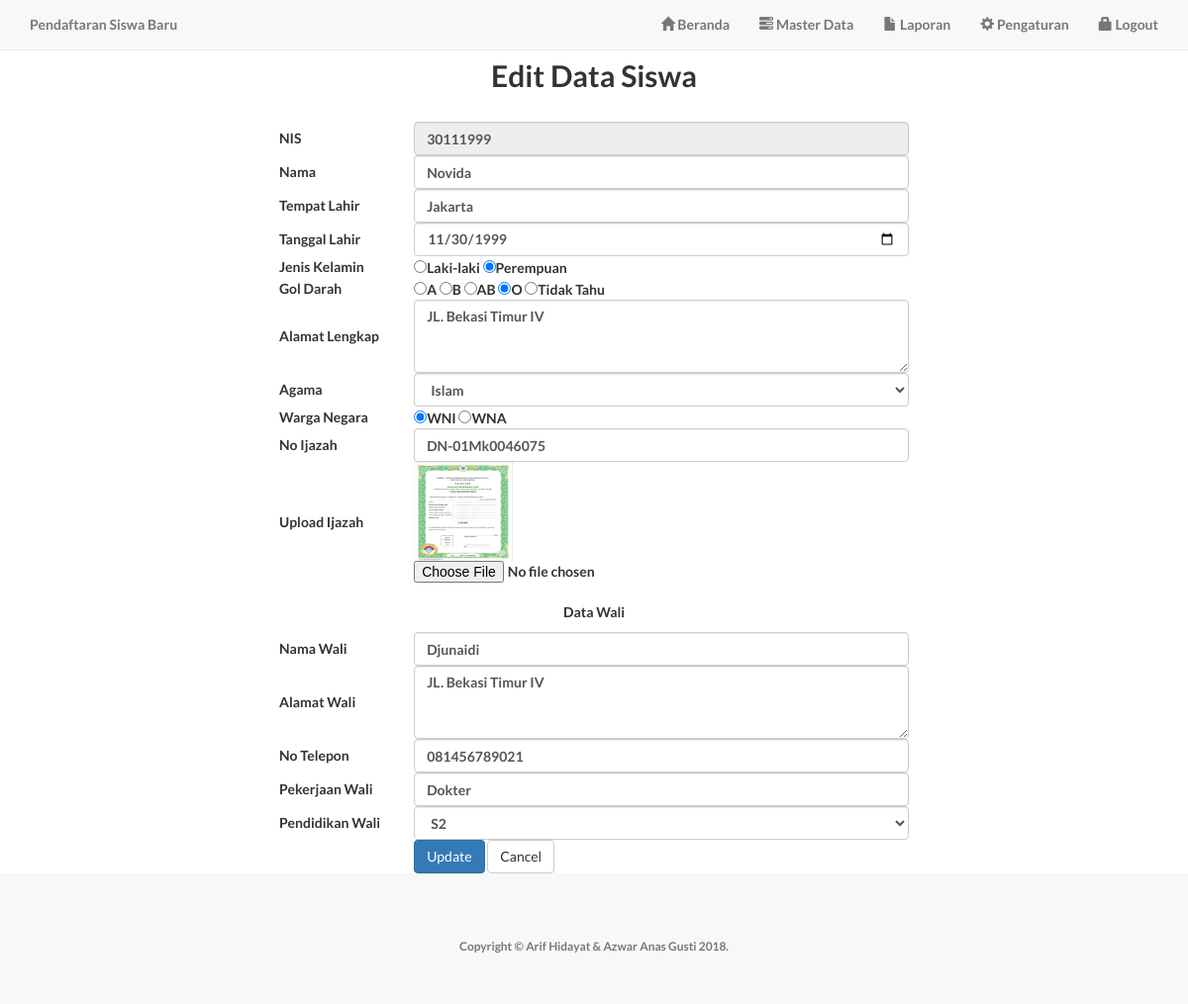
The app's page /admin/editsiswa.php?nisn=30111999 (signed in) with its own data.
### tables this page shows
CREATE TABLE `calon_siswa` (
  `nisn` varchar(10) NOT NULL,
  `password` varchar(32) DEFAULT NULL,
  `nama` varchar(30) DEFAULT NULL,
  `tempat_lahir` varchar(30) DEFAULT NULL,
  `tgl_lahir` date DEFAULT NULL,
  `jkel` varchar(10) DEFAULT NULL,
  `gol_drh` varchar(10) DEFAULT NULL,
  `alamat` varchar(100) DEFAULT NULL,
  `agama` varchar(30) DEFAULT NULL,
  `warga_negara` varchar(3) DEFAULT NULL,
  `wali` varchar(30) DEFAULT NULL,
  `alamat_wali` varchar(100) DEFAULT NULL,
  `telepon` varchar(15) DEFAULT NULL,
  `pekerjaan_wali` varchar(30) DEFAULT NULL,
  `pendidikan_wali` varchar(20) DEFAULT NULL,
  `no_ijazah` varchar(15) DEFAULT NULL,
  `foto` varchar(200) DEFAULT NULL,
  `tgl_daftar` date DEFAULT NULL
);

### admin/editsiswa.php (the view, shortened to what this page needs)
<?php include 'header.php'; ?>
<?php
$tampil="SELECT * FROM calon_siswa WHERE nisn='".$_GET['nisn']."'";
$qry=mysql_query($tampil)or die("gagal".mysql_error());
$row=mysql_fetch_array($qry);
$a=$row['nisn'];
$b=$row['nama'];
$c=$row['tempat_lahir'];
$d=$row['tgl_lahir'];
$e=$row['jkel'];
$f=$row['gol_drh'];
$g=$row['alamat'];
$h=$row['agama'];
$i=$row['warga_negara'];
$j=$row['no_ijazah'];
$k=$row['foto'];
$l=$row['wali'];
$m=$row['alamat_wali'];
$n=$row['telepon'];
$o=$row['pekerjaan_wali'];
$p=$row['pendidikan_wali'];
?>
   <br><br><h2 align="center">Edit Data Siswa</h2>
   <form id="form1" name="form1" method="post" action="updatesiswa.php?nisn=<?=$a;?>" enctype="multipart/form-data">
   <table width="53%" border="0" align="center">
   <tr><td colspan="7" align="center"><h2 style="font:Tahoma, Geneva, sans-serif; color: #30F;"></h2></td></tr>
    <tr><td>NIS</td>
    <td><input type="text" name="nisn" id="nisn" value="<?php echo $a;?>" class="form-control" readonly/></td>
    </tr>
    <tr><td>Nama</td>
    <td><input type="text" name="nama" id="nama" value="<?php echo $b;?>" class="form-control" required/></td>
    </tr>
    <tr><td>Tempat Lahir</td>
    <td><input type="text" name="tempat_lahir" id="tempat_lahir" value="<?php echo $c;?>" class="form-control" required/></td>
    </tr>
    <tr>
    <td>Tanggal Lahir </td>
    <td><input type="date" name="tgl_lahir" id="tgl_lahir" value="<?php echo $d;?>" class="form-control" required/>
    </td>
    </tr>
    <tr><td>Jenis Kelamin</td>
    <td><?php
    if($e == "L"){
      echo "<input type='radio' name='jkel' value='L' checked='checked'>Laki-laki ";
      echo "<input type='radio' name='jkel' value='P'>Perempuan ";
    }else
    {
      echo "<input type='radio' name='jkel' value='L'>Laki-laki ";
      echo "<input type='radio' name='jkel' value='P' checked='checked'>Perempuan ";
    }
    ?></td>
    </tr>
    <tr><td>Gol Darah</td>
    <td><?php
    if($f == "A"){
      echo "<input type='radio' name='gol_drh' value='A' checked='checked'>A ";
      echo "<input type='radio' name='gol_drh' value='B'>B ";
      echo "<input type='radio' name='gol_drh' value='AB'>AB ";
      echo "<input type='radio' name='gol_drh' value='O'>O ";
      echo "<input type='radio' name='gol_drh' value='-'>Tidak Tahu ";
    }
    elseif($f == "O")
    {
      echo "<input type='radio' name='gol_drh' value='A'>A ";
      echo "<input type='radio' name='gol_drh' value='B'>B ";
      echo "<input type='radio' name='gol_drh' value='AB'>AB ";
      echo "<input type='radio' name='gol_drh' value='O' checked='checked'>O ";
      echo "<input type='radio' name='gol_drh' value='-'>Tidak Tahu ";
    }
    ?>
    </td>
    </tr>
    <tr><td>Alamat Lengkap</td>
    <td><textarea name="alamat" cols="45" rows="3" class="form-control" required><?php echo $g;?></textarea></td></tr>
    <tr><td>Agama</td>
    <td><select name="agama" class="form-control" required>
                <option value="Islam"<?php if($h=='Islam'){echo 'selected';}?>>Islam</option>
    </select></td></tr>
    <tr><td>Warga Negara</td>
    <td><?php
    if($i == "WNI"){
      echo "<input type='radio' name='warga_negara' value='WNI' checked='checked'>WNI ";
      echo "<input type='radio' name='warga_negara' value='WNA'>WNA ";
    }else
    {
      echo "<input type='radio' name='warga_negara' value='WNI'>WNI ";
      echo "<input type='radio' name='warga_negara' value='WNA' checked='checked'>WNA ";
    }
    ?></td>
    </tr>
<tr><td>No Ijazah</td>
<td><input type="text" name="no_ijazah" id="no_ijazah" class="form-control" value="<?php echo $j;?>" maxlength="15" required/></td></tr>
<tr><td>Upload Ijazah</td>
<td colspan="2"><a href="../assets/img/pendaftar/<?php echo $k; ?>" class "perbesar"><img src='../assets/img/pendaftar/<?php echo $k; ?>' width='100' height='100'></a>
<input type="file" name="foto"></td></tr>
<tr><td colspan="3"><br><p align="center"><b>Data Wali</b></p></td></tr>
<tr><td>Nama Wali</td>
<td><input type="text" name="wali" id="wali" value="<?php echo $l;?>" class="form-control" required/></td></tr>
<tr>
<td>Alamat Wali</td>
<td><textarea name="alamat_wali" id="alamat_wali" cols="45" rows="3" class="form-control" required><?php echo $m;?></textarea></td>
</tr>
<tr><td>No Telepon</td>
<td><input type="text" name="telepon" id="telepon" value="<?php echo $n;?>" class="form-control" required/></td></tr>
<tr>
<td>Pekerjaan Wali</td>
<td><input type="text" name="pekerjaan_wali" id="pekerjaan_wali" class="form-control" value="<?php echo $o;?>" required/></td></tr>
<tr><td>Pendidikan Wali</td>
<td><select name="pendidikan_wali" class="form-control" required>
                <option value="S2"<?php if($p=='S2'){echo 'selected';}?>>S2</option>
</select></td></tr>
<tr><td height="23">&nbsp;</td>
<td><input type="hidden" name="update" value="">
<button type="submit" class="btn btn-primary">Update</button>
<a href="datasiswa.php" class="btn btn-default">Cancel</a></td></tr>
</table>
</form>
<?php include 'footer.php'; ?>

### assets/css/landing-page.css (style rules this page uses)
body, html { width: 100%; height: 100%; }
body, h1, h2, h3, h4, h5, h6 { font-family: "Lato","Helvetica Neue",Helvetica,Arial,sans-serif; font-weight: 700; }

### records on screen
calon_siswa: nisn "30111999", nama "Novida", tempat_lahir "Jakarta", tgl_lahir "11/30/1999", alamat "JL. Bekasi Timur IV", agama "Islam", no_ijazah "DN-01Mk0046075", foto (picture), wali "Djunaidi", alamat_wali "JL. Bekasi Timur IV", telepon "081456789021", pekerjaan_wali "Dokter", pendidikan_wali "S2"
